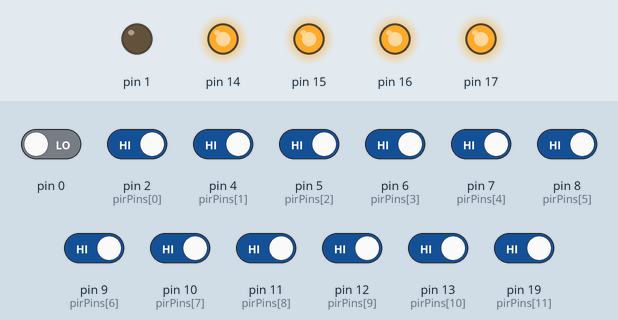
Recording of a sketch running on a simulated Arduino Uno, built with avr-gcc and run on an emulated ATmega328P. Parts: output pins drawn as LEDs (lit = HIGH). The inputs (shaded band) are chosen by the test bench; at power-on: pin 2 (pirPins[0]), pin 4 (pirPins[1]), pin 5 (pirPins[2]), pin 6 (pirPins[3]), pin 7 (pirPins[4]), pin 8 (pirPins[5]), pin 9 (pirPins[6]), pin 10 (pirPins[7]), pin 11 (pirPins[8]), pin 12 (pirPins[9]), pin 13 (pirPins[10]), pin 19 (pirPins[11]) HIGH, pin 0 LOW.

Above: at 0.1 s.
At 0.6 s:
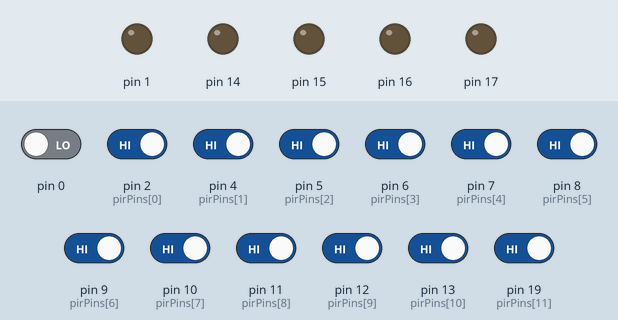
At 53.6 s:
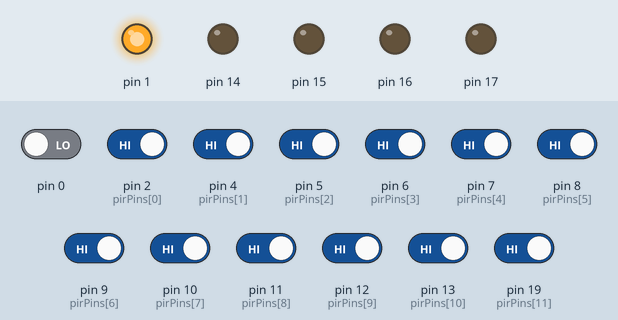
Timing chart, 0 to 55.1 s (numbered marks = the images above):
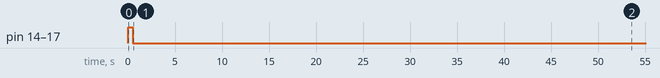

The sketch:

pirSlave.ino
```cpp
char incomingByte;      // a variable to read incoming serial data into
int pirPins[12] = { 2, 4, 5, 6, 7, 8, 9, 10, 11, 12, 13, 19 };
bool intruMsgSent;

void setup()
{
  for (int i = 0; i < 12; i++)
  {
    pinMode(pirPins[i], INPUT);
    digitalWrite(pirPins[i], HIGH);
  }
  digitalWrite(3, HIGH);
  DDRC |= 0b00001111;
  PORTC |= 0b00001111;
  delay(500);
  PORTC &= 0b11110000;
  //Serial.begin(9600); // for serial monitor
  SIM900power();  // turn on shield
  delay(45000);  // give time to log on to network.
  intruMsgSent = true;
  pinMode(0, INPUT);
  pinMode(1, OUTPUT);
  PORTD |= 1 << PD1;
}

void loop()
{
  intrusionDetected();
  serialReceive();
}

void SIM900power()
// software equivalent of pressing the GSM shield "power" button
{
  PORTC |= 1 << PC4;
  delay(1000);
  PORTC &= ~(1 << PC4);
  delay(7000);
}

void intrusionDetected()
{
  if (pirTrigered())
  {
    PORTC |= 0b00001111;
    PORTD &= ~(1 << PD1);
    intruMsgSent = false;
    delay(3000);
  }
  else
  {
    PORTC &= 0b11110000;
    if (!intruMsgSent)
    {
      PORTD |= 1 << PD1;
      intruMsgSent = true;
    }
  }
}

void serialReceive()
{
  if (digitalRead(0) == LOW)
  {
    int count = 0;  //TEST
    delay(60);
    if (digitalRead(0) == LOW)
    {
      count++; //SET
      delay(80);
      if (digitalRead(0) == LOW)
      {
        count++;//POWER
        delay(90);
      }
    }
////////////////////////////////////

 while(digitalRead(0) == LOW)
  {
    int count=0;
    delay(60);
    count++;
    delay(80);
    count++;
    delay(90);

  }
    switch (count)
    {
    case 0://TEST
      PORTC |= 0b00001111;
      delay(2000);
      PORTC &= 0b11110000;
    case 1://SET
      /*PORTC ^= 1 << PC0;
      PORTC ^= 1 << PC1;
      PORTC ^= 1 << PC2;
      PORTC ^= 1 << PC3;*/
      PORTC |= 0b00001111;

      break;
    case 2://POWER
      PORTD ^= 1 << PD3;
      break;
    default:
      break;
    }
  }
}

boolean pirTrigered()
{
  for (int i = 0; i < 12; i++)
  {
    if (digitalRead(pirPins[i]) == LOW)
    {
      return true;
    }
  }
  return false;
}
```
